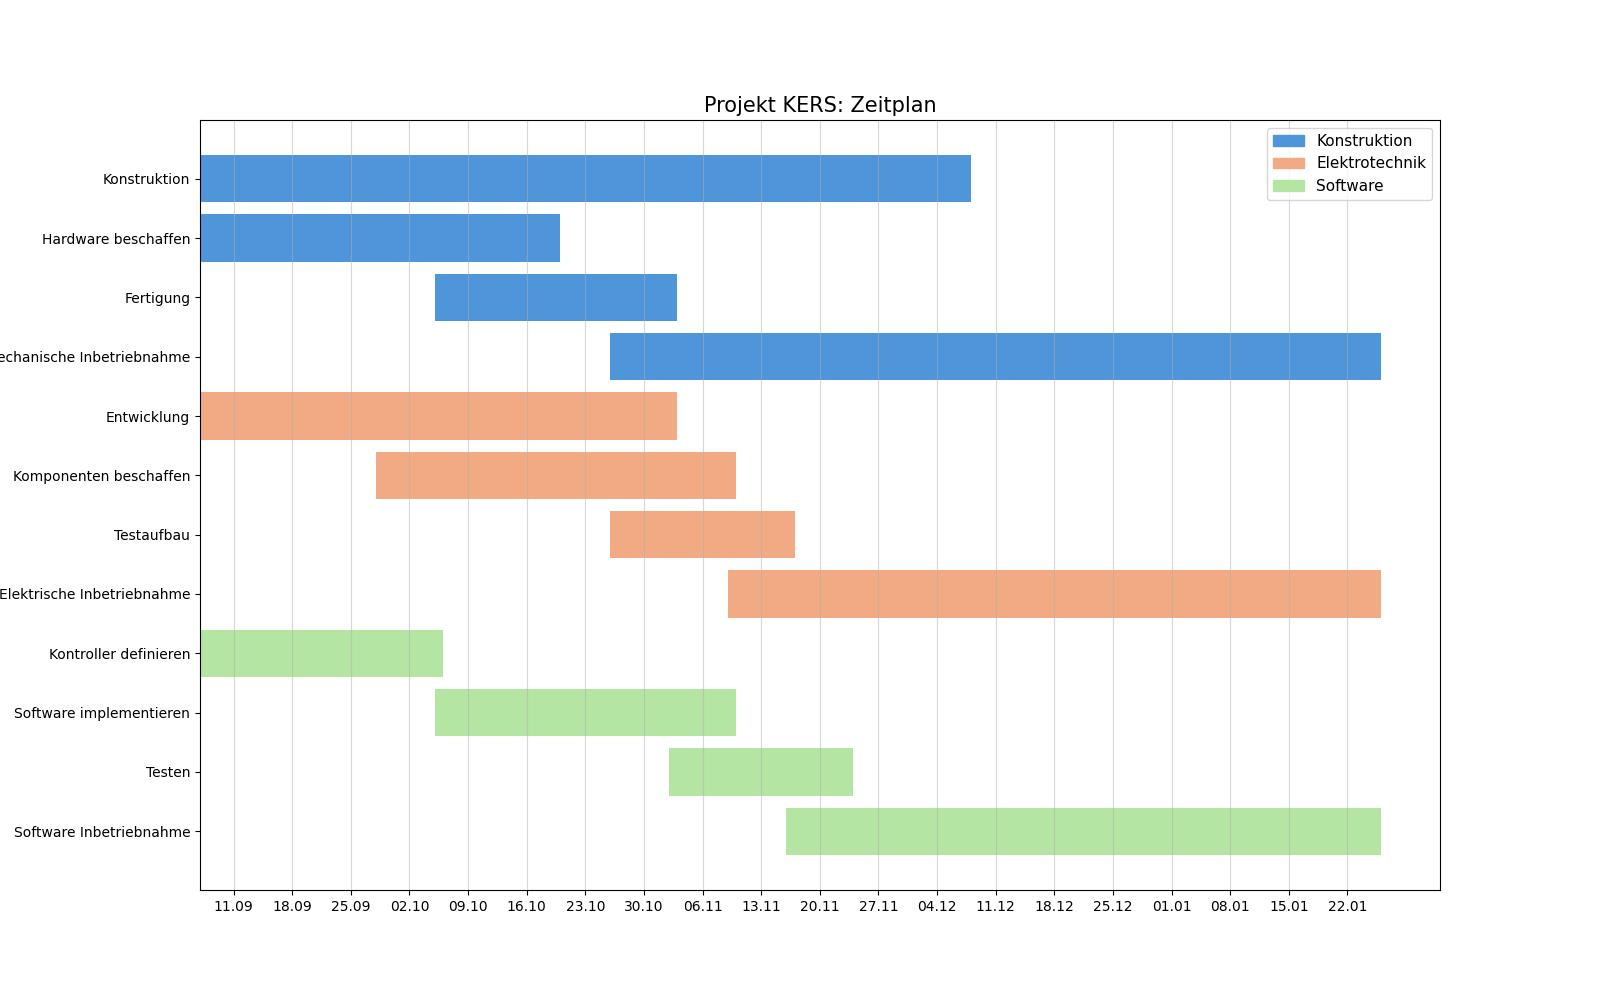

Python code for this plot:
import pandas as pd
import numpy as np
import matplotlib
import matplotlib.pyplot as plt
import datetime as dt

title = 'Projekt KERS: Zeitplan'
mech = 'Konstruktion'
elec = 'Elektrotechnik'
sw = 'Software'
team_colors = {mech: '#4e95d9', elec: '#f2aa84', sw: '#b4e5a2'}

df = pd.DataFrame({'task': ['Konstruktion', 'Hardware beschaffen', 'Fertigung', 'Mechanische Inbetriebnahme', 
                            'Entwicklung', 'Komponenten beschaffen', 'Testaufbau', 'Elektrische Inbetriebnahme', 
                            'Kontroller definieren', 'Software implementieren', 'Testen', 'Software Inbetriebnahme'],
                  'team': [mech, mech, mech, mech, 
                           elec, elec, elec, elec, 
                           sw, sw, sw, sw],
                  'start': pd.to_datetime(['2024-09-07', '2024-09-07', '2024-10-05', '2024-10-26', 
                                           '2024-09-07', '2024-09-28', '2024-10-26', '2024-11-09',
                                           '2024-09-07', '2024-10-05', '2024-11-02', '2024-11-16',]),
                  'end': pd.to_datetime(['2024-12-07', '2024-10-19', '2024-11-02', '2025-01-25',
                                         '2024-11-02', '2024-11-09', '2024-11-16', '2025-01-25',
                                         '2024-10-05', '2024-11-09', '2024-11-23', '2025-01-25'])})

df['days_to_start'] = (df['start'] - df['start'].min()).dt.days
df['days_to_end'] = (df['end'] - df['start'].min()).dt.days
df['task_duration'] = df['days_to_end'] - df['days_to_start'] + 1  # to include also the end date

patches = []
for team in team_colors:
    patches.append(matplotlib.patches.Patch(color=team_colors[team]))

fig, ax = plt.subplots()
for index, row in df.iterrows():
    # Adding a lower bar - for the overall task duration
    plt.barh(y=row['task'], width=row['task_duration'], left=row['days_to_start'] + 1, color=team_colors[row['team']], alpha=1)

plt.title(title, fontsize=15)
plt.gca().invert_yaxis()
xticks = np.arange(5, df['days_to_end'].max() + 2, 7)
xticklabels = pd.date_range(start=df['start'].min() + dt.timedelta(days=4), end=df['end'].max()).strftime("%d.%m")
ax.set_xticks(xticks)
ax.set_xticklabels(xticklabels[::7])
ax.xaxis.grid(True, alpha=0.5)
ax.legend(handles=patches, labels=team_colors.keys(), fontsize=11)

figure = plt.gcf()
figure.set_size_inches(16,10)
plt.savefig('kers/Projectmanagement/timeplaning.jpg')

plt.show()

